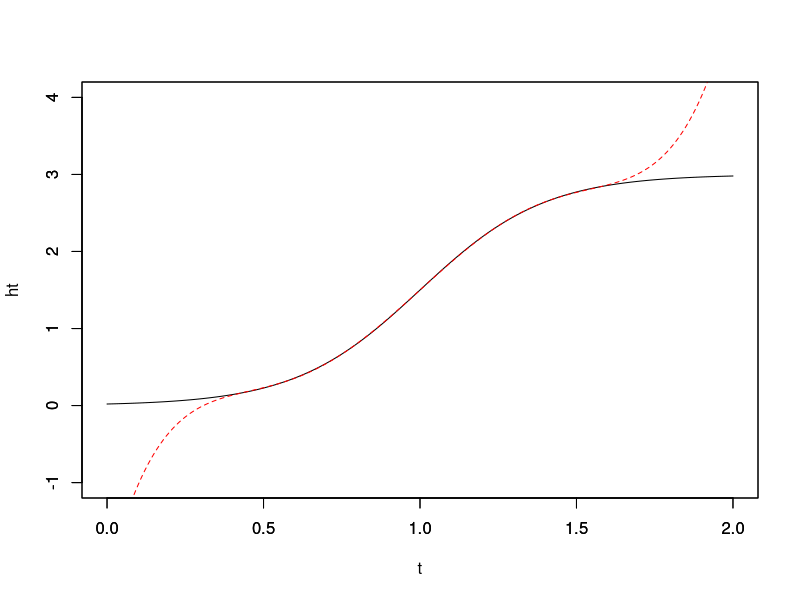
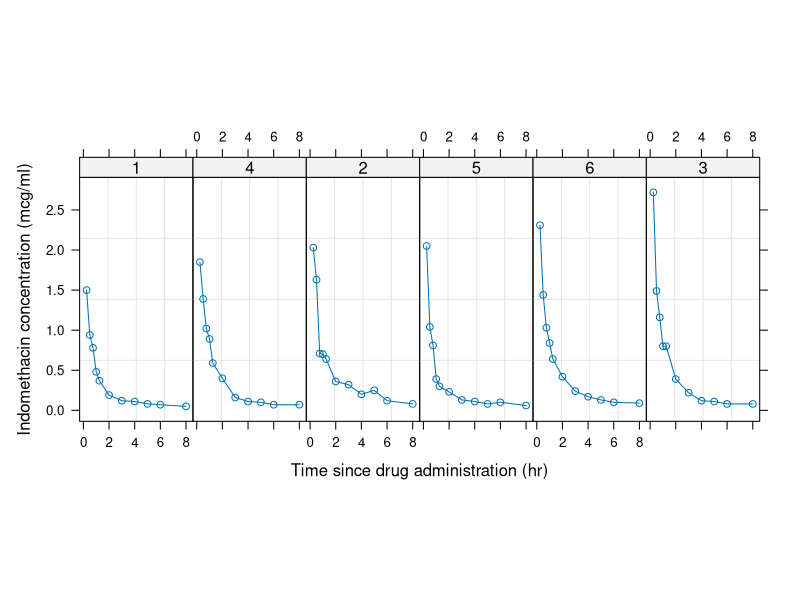
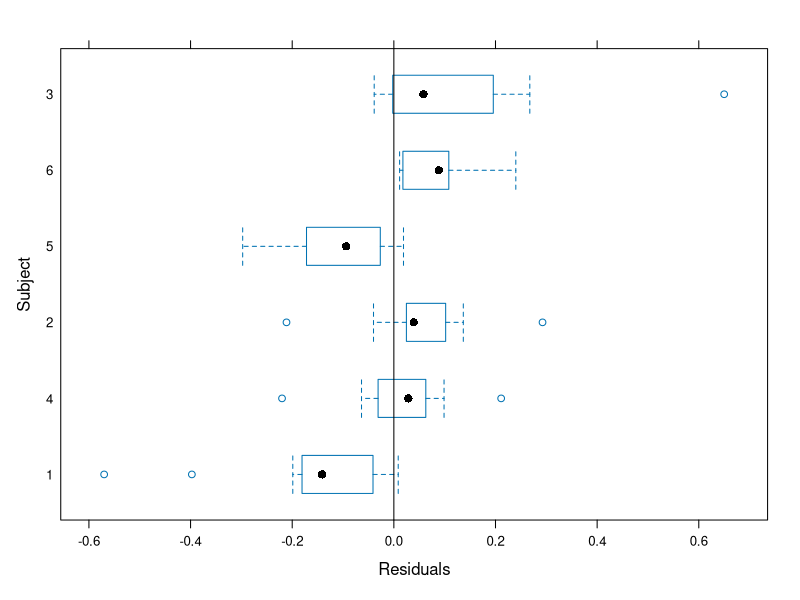
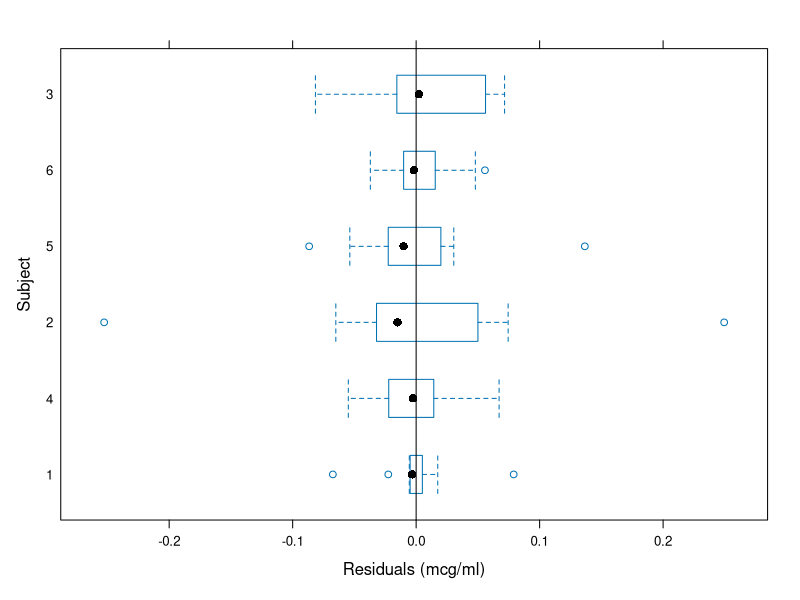
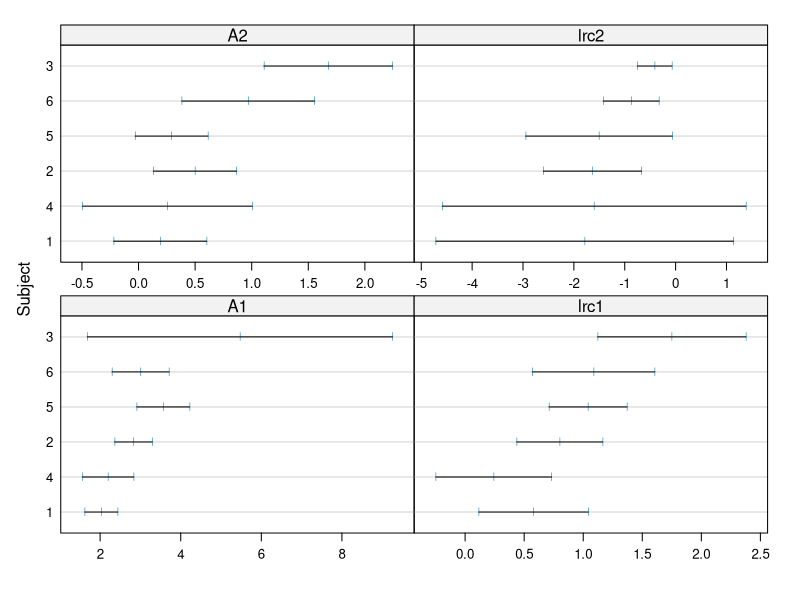
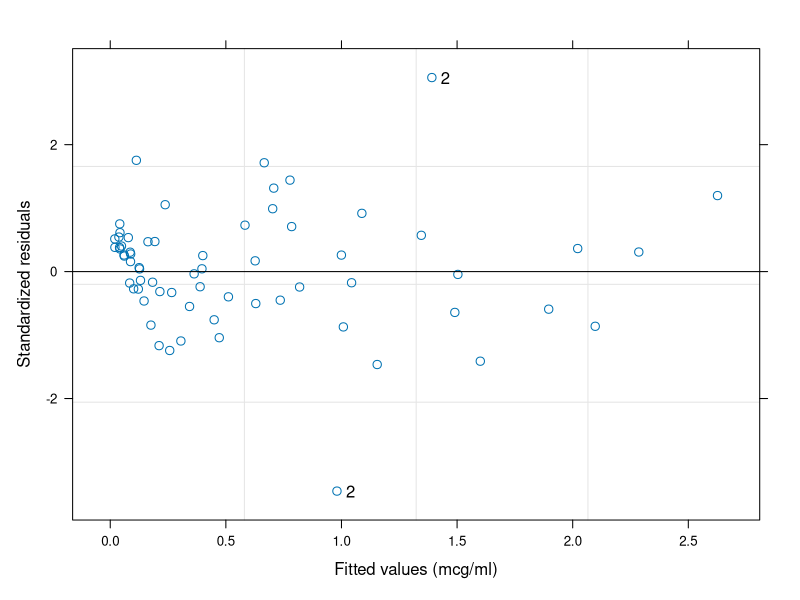
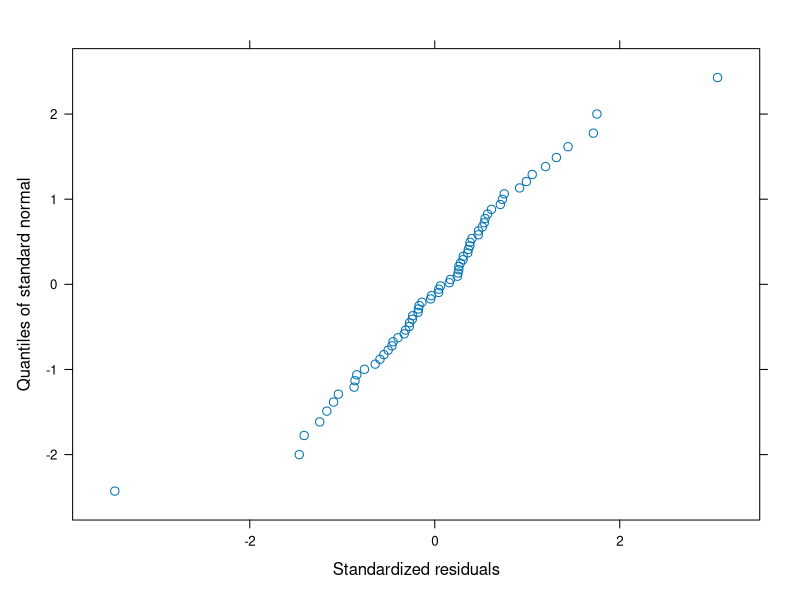
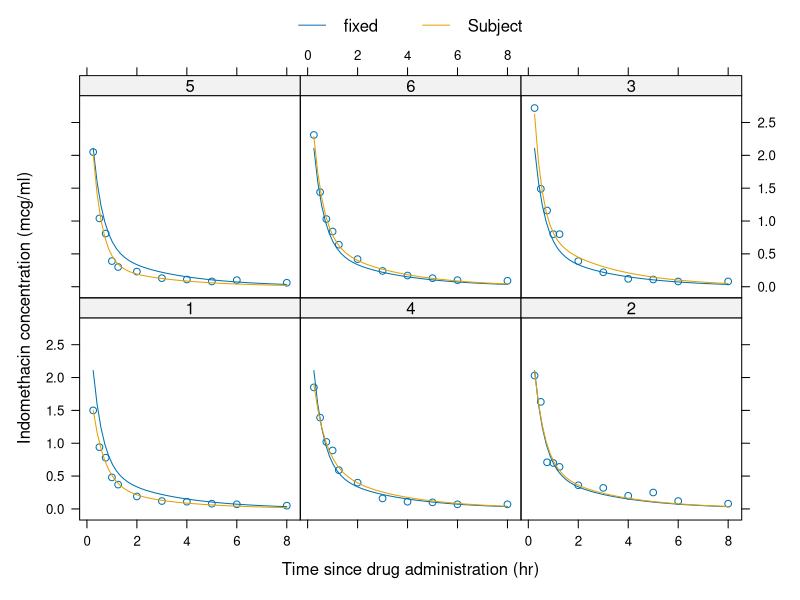

Reproduce these figures in R, in order. (Note: this script raises an error after producing the figures.)
# Chapter 6

# Example of indomethacin PK

t<-seq(0,2,.01)
phi<-c(3,1,.2)
ht<-phi[1]/(1+exp(-(t-phi[2])/phi[3]))
plot(ht~t,type="l",ylim=c(-1,4))
c<-c(-2.2911,16.591,-44.411,56.822,-31.514,6.3028)
ht2<-c[1]+c[2]*t+c[3]*t^2+c[4]*t^3+c[5]*t^4+c[6]*t^5
par(new=T)
plot(ht2~t,type="l",lty=2,ylim=c(-1,4),col="red",ann=F,ylab="",xlab="")

require(nlme)
plot(Indometh)
fm1Indom.nls<-nls(conc~SSbiexp(time,A1,lrc1,A2,lrc2),data=Indometh)
summary(fm1Indom.nls)
plot(fm1Indom.nls,Subject~resid(.),abline=0)
str(fm1Indom.nls)

fm1Indom.lis<-nlsList(conc~SSbiexp(time,A1,lrc1,A2,lrc2),data=Indometh)
fm1Indom.lis
plot(fm1Indom.lis,Subject~resid(.),abline=0)
plot(intervals(fm1Indom.lis))

fm1Indom.nlme<-nlme(fm1Indom.lis,random=pdDiag(A1+lrc1+A2+lrc2~1))
fm1Indom.nlme

fm2Indom.nlme<-update(fm1Indom.nlme,random=pdDiag(A1+lrc1+A2~1))
anova(fm1Indom.nlme,fm2Indom.nlme)
fm3Indom.nlme<-update(fm2Indom.nlme,random=A1+lrc1+A2~1)
fm3Indom.nlme

fm4Indom.nlme<-update(fm3Indom.nlme,random=pdBlocked(list(A1+lrc1~1,A2~1)))
anova(fm3Indom.nlme,fm4Indom.nlme)
anova(fm2Indom.nlme,fm4Indom.nlme)
plot(fm4Indom.nlme,id=.05,adj=-1)
qqnorm(fm4Indom.nlme)
plot(augPred(fm4Indom.nlme,level=0:1))
summary(fm4Indom.nlme)

# Example of soybeans

head(Soybean)
plot(Soybean,outer=~Year*Variety,key=F)

fm1Soy.lis<-nlsList(weight~SSlogis(Time,Asym,xmid,scal),data=Soybean)
fm1Soy.lis
plot(intervals(fm1Soy.lis))
fm1Soy.nlme<-nlme(fm1Soy.lis)
fm1Soy.nlme
plot(fm1Soy.nlme)

fm2Soy.nlme<-update(fm1Soy.nlme,weights=varPower())
anova(fm1Soy.nlme,fm2Soy.nlme)
plot(fm2Soy.nlme)

plot(ranef(fm2Soy.nlme,augFrame = T),form=~Year*Variety,layout=c(3,1))

soyFix<-fixef(fm2Soy.nlme)
options(contrasts=c("contr.treatment","contr.poly"))
fm3Soy.nlme
anova(fm3Soy.nlme)

fm4Soy.nlme<-nlme(weight~SSlogis(Time,Asym,xmid,scal),data=Soybean,
                  fixed=list(Asym~Year*Variety,xmid~Year+Variety,scal~Year),
                  random=Asym~1,
                  start=c(17,0,0,0,0,0,52,0,0,0,7.5,0,0),
                  weights=varPower(.95),control=list(verbose=T))
summary(fm4Soy.nlme)
plot(fm4Soy.nlme)
plot(augPred(fm4Soy.nlme,level=0:1))

# Example of phenobarbital PK

head(Phenobarb)
fm1Pheno.nlme<-nlme(conc~phenoModel(Subject,time,dose,lCl,lV),
                    data=Phenobarb,fixed=lCl+lV~1,
                    random=pdDiag(lCl+lV~1),start=c(-5,0),
                    na.action=NULL,naPattern=~!is.na(conc))
fm1Pheno.nlme

fm1Pheno.ranef<-ranef(fm1Pheno.nlme,augFrame = T)
plot(fm1Pheno.ranef,form=lCl~Wt+ApgarInd)
plot(fm1Pheno.ranef,form=lV~Wt+ApgarInd)

options(contrasts=c("contr.treatment","contr.poly"))
fm2Pheno.nlme<-update(fm1Pheno.nlme,fixed=list(lCl~Wt,lV~Wt+ApgarInd),
                     start=c(-5.0935,0,.34259,0,0),
                     control=list(pnlsTol=.01,msTol=.01,tolerance=.01,
                                  pnlsMaxIter=100,msMaxIter=500,maxIter=5000))
summary(fm2Pheno.nlme)

fm3Pheno.nlme<-update(fm2Pheno.nlme,fixed=lCl+lV~Wt,start=fixef(fm2Pheno.nlme)[-5])
fm3Pheno.nlme
summary(fm3Pheno.nlme)
plot(fm3Pheno.nlme,conc~fitted(.),abline=c(0,1))


